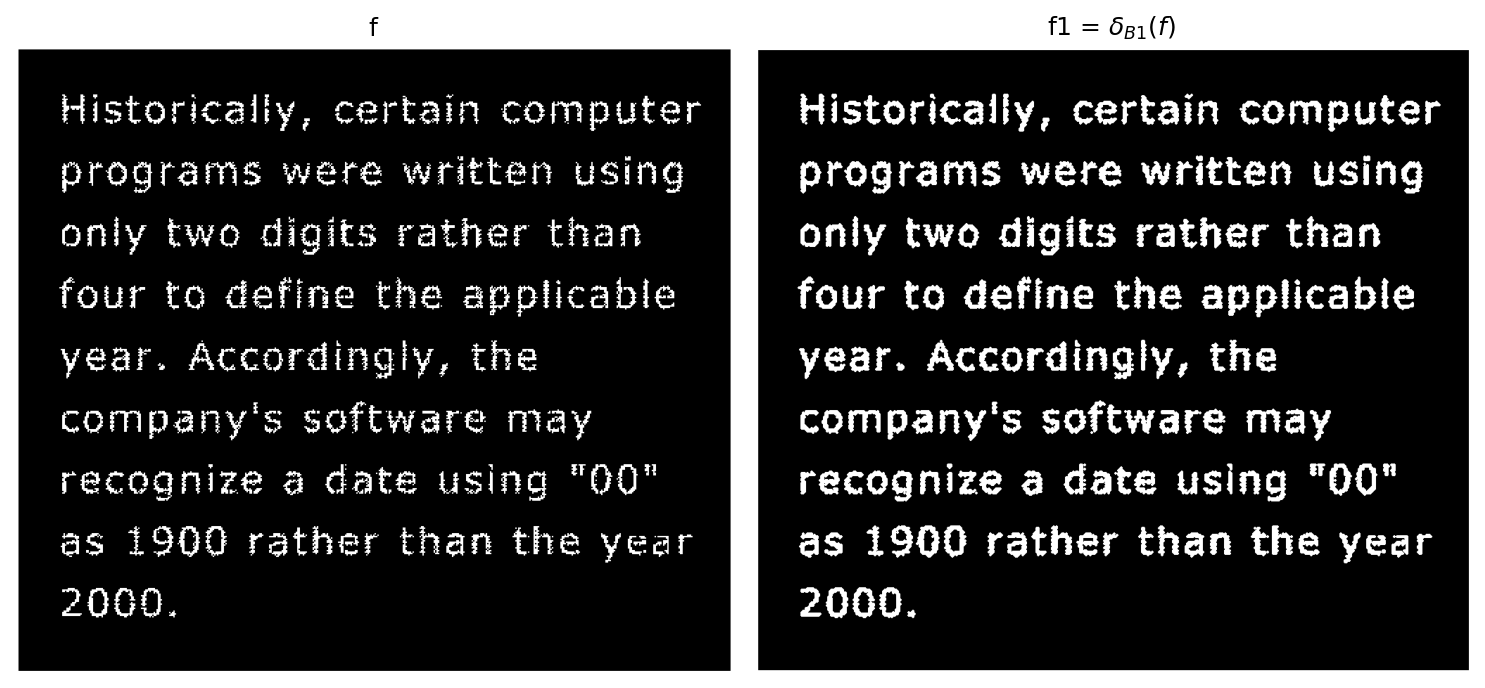

Source code (Python):
import numpy as np
import matplotlib.pyplot as plt
from skimage.io import imread
import sys
from pathlib import Path
import ia870 as ia
from libDIPUM.data_path import dip_data

# %% Figure97

# %% Data
# historical filename in MATLAB source: Fig0907(a)(text_gaps_1_and_2_pixels).tif
f = imread(dip_data('text-broken.tif'))
if f.ndim == 3:
    f = f[..., 0]

# %% SE
B1 = ia.iasecross(1)

# %% Dilation
f1 = ia.iadil(f, B1)

# %% Display
fig, ax = plt.subplots(1, 2, figsize=(10, 5), sharex=True, sharey=True, num=1)
try:
    fig.canvas.manager.set_window_title('Figure 9.7')
except Exception:
    pass

ax[0].imshow(f, cmap='gray')
ax[0].set_title('f')
ax[0].axis('off')

ax[1].imshow(f1, cmap='gray')
ax[1].set_title(r'f1 = $\delta_{B1}(f)$')
ax[1].axis('off')

plt.tight_layout()
fig.savefig('Figure97.png', dpi=150, bbox_inches='tight')
plt.show()
